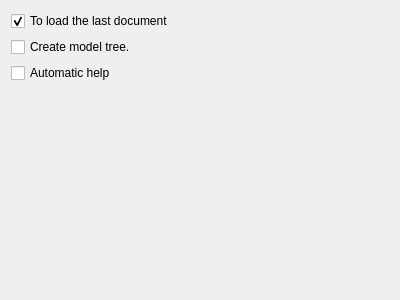
<?xml version="1.0" encoding="UTF-8"?>
<ui version="4.0">
 <class>CustomConfigWidget</class>
 <widget class="QWidget" name="CustomConfigWidget">
  <property name="geometry">
   <rect>
    <x>0</x>
    <y>0</y>
    <width>400</width>
    <height>300</height>
   </rect>
  </property>
  <property name="windowTitle">
   <string>CustomConfigWidget</string>
  </property>
  <property name="styleSheet">
   <string notr="true"/>
  </property>
  <layout class="QVBoxLayout" name="verticalLayout">
   <item>
    <widget class="QCheckBox" name="showLastFilesCheckBox">
     <property name="styleSheet">
      <string notr="true">font: 75 10pt &quot;黑体&quot;;</string>
     </property>
     <property name="text">
      <string>To load the last document</string>
     </property>
     <property name="checked">
      <bool>true</bool>
     </property>
    </widget>
   </item>
   <item>
    <widget class="QCheckBox" name="createModelTreeCheckBox">
     <property name="styleSheet">
      <string notr="true">font: 75 10pt &quot;黑体&quot;;</string>
     </property>
     <property name="text">
      <string>Create model tree.</string>
     </property>
     <property name="checked">
      <bool>false</bool>
     </property>
    </widget>
   </item>
   <item>
    <widget class="QCheckBox" name="autoHelpCheckBox">
     <property name="styleSheet">
      <string notr="true">font: 75 10pt &quot;黑体&quot;;</string>
     </property>
     <property name="text">
      <string>Automatic help</string>
     </property>
     <property name="checked">
      <bool>false</bool>
     </property>
    </widget>
   </item>
   <item>
    <spacer name="verticalSpacer">
     <property name="orientation">
      <enum>Qt::Vertical</enum>
     </property>
     <property name="sizeHint" stdset="0">
      <size>
       <width>20</width>
       <height>210</height>
      </size>
     </property>
    </spacer>
   </item>
  </layout>
 </widget>
 <layoutdefault spacing="6" margin="11"/>
 <resources/>
 <connections/>
</ui>
